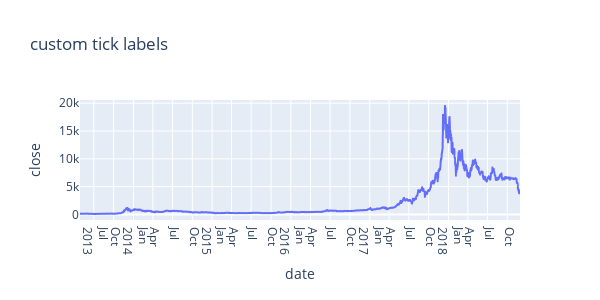

Notebook source saved alongside this figure:
### Code cell
fig = px.line(bitcoin, x="date", y=bitcoin['close'],
              hover_data={"date": "|%B %d, %Y"},
              title='custom tick labels')
fig.update_xaxes(
    dtick="M3",
    tickformat="%b\n%Y",
    ticklabelmode="period")

fig.update_layout(height=300, width=600)
fig.show()

### Figure 1 — Plotly figure (JSON) as saved in the notebook; plotly's stock layout.template omitted (floating-point values rounded to 4 significant figures; data arrays with more than 128 entries replaced by an {"elided": "..."} marker saying what was removed)
{"data": [{"hovertemplate": "date=%{x|%B %d, %Y}<br>close=%{y}<extra></extra>", "legendgroup": "", "line": {"color": "#636efa", "dash": "solid"}, "marker": {"symbol": "circle"}, "mode": "lines", "name": "", "showlegend": false, "type": "scattergl", "x": {"elided": "2042 str values"}, "xaxis": "x", "y": {"elided": "2042 float values"}, "yaxis": "y"}], "layout": {"height": 300, "legend": {"tracegroupgap": 0}, "title": {"text": "custom tick labels"}, "width": 600, "xaxis": {"anchor": "y", "domain": [0, 1], "dtick": "M3", "tickformat": "%b\n%Y", "ticklabelmode": "period", "title": {"text": "date"}}, "yaxis": {"anchor": "x", "domain": [0, 1], "title": {"text": "close"}}}}
